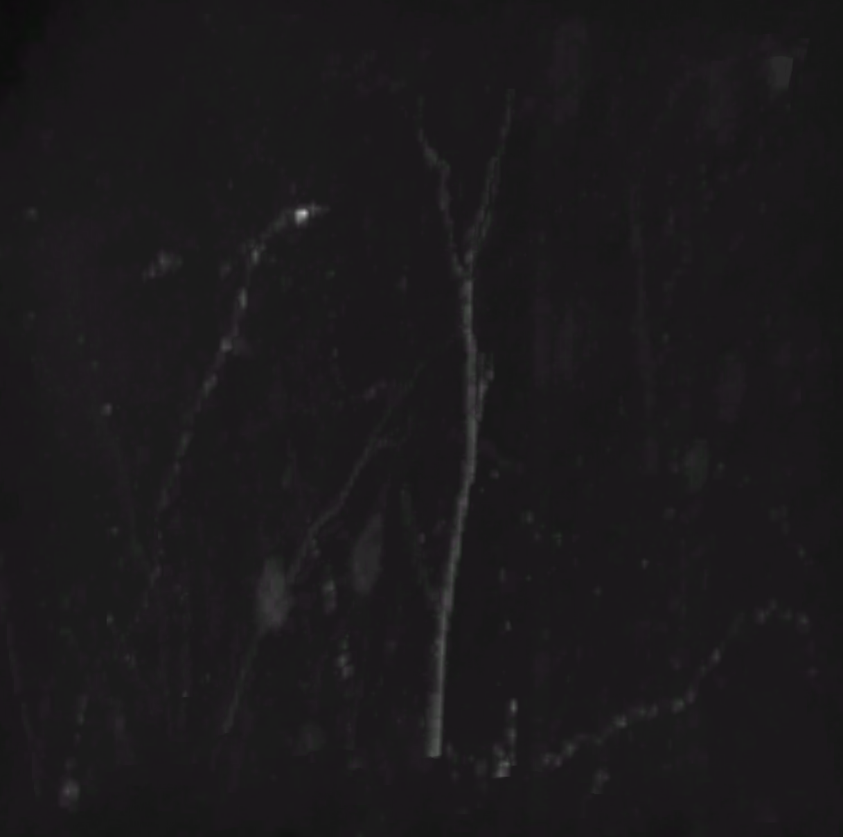
//> input picture hackathon/wpkenan/DN_data20181019/1.png, 843 x 837 px, shrunk from 1217 x 1208 before the run, given in place of 1.tif, which was not available
$ ./mian   (built with g++ and OpenCV 4)
//> lines starting //> are read from the running program, lines starting //| are printed output that depends on the picture; pictures that were not available may be replaced by others from this repository, and a replacement may not be noted
#include<opencv2\opencv.hpp>
#include<vector>
#include<opencv.hpp>
using namespace cv;
using namespace std;
#include<iostream>
#include "highgui.h"
int main()
{	//加载一副灰度图像
	//cv::Mat src = cv::imread("F:\\postegraduate\\1.tif", IMREAD_GRAYSCALE);
	/*------------------------------------------------------------1.读入图像-----------------------------------------------------------------------------------------*/

	cv::Mat src = cv::imread("D:\\Allen\\vaa3d\\vaa3d_tools\\hackathon\\wanwan\\1\\1.tif", IMREAD_GRAYSCALE);
	if (!src.data)
	{
		std::cout << "Image Load Fail!!!" << "\n";
		return 1;
	}
	// [20 lines of commented-out code are left out]
	cv::Mat dst1[] = { cv::Mat_<float>(src), cv::Mat::zeros(src.size(), CV_32F) };//padding后的图像值放入通道1，实部；通道2虚部，全0
//> dst1[1]: 837 rows x 843 cols, CV_32FC1; every value is 0
	cv::Mat dst2;
	cv::merge(dst1, 2, dst2);//dst1的2个单通道合成多通道dst2
	//FFT变换,结果依旧存储在dst2中
	cv::dft(dst2, dst2);

	//将复数换算成幅值
	cv::split(dst2, dst1);//把二通道图像dst2分解为二维数组，保存到dst1中,dst1[0]中存放的为实部，dst1[1]中存放的虚部
	Mat mag;
	Mat angle;
	cv::magnitude(dst1[0], dst1[1], mag);//实部、虚部、结果，结果存放在dst1[0]（结果和第一个参数有相同的尺寸和类型）中	;得到原图幅值mag
	cv::phase(dst1[0], dst1[1], angle);//得到原图相位
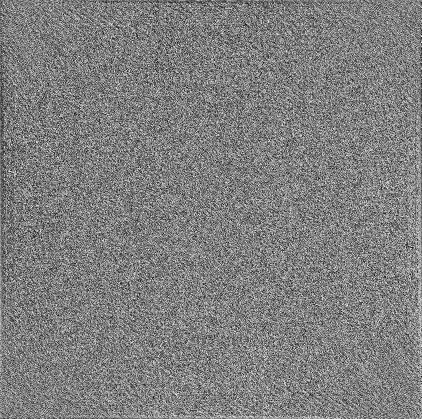
//> angle: 837 rows x 843 cols, CV_32FC1 (shown at 1/2 size); min 0, max 6.28, mean 3.14; drawn with min black and max white
	cv::Mat magnitudeImage = mag;  	//幅值结果存放到mat magbitudeImage中

	//对数尺度缩放以便于显示
	//计算log(1 + sqrt(Re(DFT(dst2))**2 + Im(DFT(dst2))**2))
	magnitudeImage += cv::Scalar::all(1);
	cv::log(magnitudeImage, magnitudeImage);

	//剪切和重分布幅度图象限
	//若有奇数行或奇数列，进行频谱裁剪
	//magnitudeImage = magnitudeImage(cv::Rect(0, 0, magnitudeImage.cols & -2, magnitudeImage.rows & -2));//任何一个数&-2的结果一定是偶数，位的和运算，-2=11111110，任何数与该数相与最低位都为0，一定是偶数

	//重新排列傅里叶图像的象限，使原点位于图像中心
	//奇数行列的图像padding后变大了
	////将幅度值归一化到0~1之间，这是因为magnitudeImage中的数据类型是浮点型，这时用imshow()来显示函数，会将像素值乘于255，因此需要归一化到0~1之间
	cv::normalize(magnitudeImage, magnitudeImage, 0, 1, cv::NORM_MINMAX);
	cv::Mat a(cv::Size(2 * magnitudeImage.cols, 2 * magnitudeImage.rows), CV_32F);

	cv::Mat q0(a(cv::Rect(0, 0, magnitudeImage.cols, magnitudeImage.rows)));

	cv::Mat q1(a(cv::Rect(magnitudeImage.cols, 0, magnitudeImage.cols, magnitudeImage.rows)));

	cv::Mat q2(a(cv::Rect(0, magnitudeImage.rows, magnitudeImage.cols, magnitudeImage.rows)));

	cv::Mat q3(a(cv::Rect(magnitudeImage.cols, magnitudeImage.rows, magnitudeImage.cols, magnitudeImage.rows)));

	magnitudeImage.copyTo(q0);
	magnitudeImage.copyTo(q1);
	magnitudeImage.copyTo(q2);
	magnitudeImage.copyTo(q3);
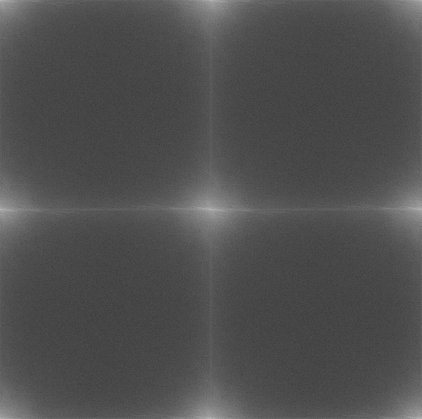
//> a: 1674 rows x 1686 cols, CV_32FC1 (shown at 1/4 size); min 0, max 1, mean 0.313
	//原始幅度频谱
	cv::Mat IMAGE(a(cv::Rect(magnitudeImage.cols/2, magnitudeImage.rows/2, magnitudeImage.cols, magnitudeImage.rows)));
	cv::Mat IMAGE_8;
	normalize(IMAGE, IMAGE_8, 0, 255, CV_MINMAX);
	IMAGE_8.convertTo(IMAGE_8, CV_8U);
//> IMAGE_8: 837 rows x 843 cols, CV_8UC1
	cv::namedWindow("spectrum magnitude", WINDOW_NORMAL);//窗口创建
	imshow("spectrum magnitude", IMAGE_8);
	cv::waitKey();//等待按键
	//保存图像
	imwrite("D:\\Allen\\vaa3d\\vaa3d_tools\\hackathon\\wanwan\\1\\pinpu.tif", IMAGE_8);

	// [19 lines of commented-out code are left out]
	int filter_axis_dir = 10;//旋转角度，与x轴正向的夹角
	int filter_cutoff = 10;//值越大竖条越短
	int filter_radius = 8;//值越大竖条越宽
	//构建水平带状滤波器
	int max2 = (magnitudeImage.cols > magnitudeImage.rows ? magnitudeImage.cols : magnitudeImage.rows);
	int dim_max2 = max2*2;//取长宽中较大的值×2
	//cv::Mat H_max = Mat::ones(dim_max2, dim_max2, CV_32F);//构建大矩阵
	//cv::Mat H_max(dim_max2, dim_max2, CV_8UC1, cv::Scalar(1));//构建double矩阵
	cv::Mat H_max(dim_max2, dim_max2, CV_32F, cv::Scalar(1));//构建全1大矩阵
	cv::Mat mask_1(2 * filter_radius, dim_max2, CV_32F, cv::Scalar(0));//0黑，255白，20行
	cv::Mat mask_2(dim_max2, 2 * filter_cutoff, CV_32F, cv::Scalar(1));//int rows,int cols,type，20列

	int centerpos_max = round(dim_max2 / 2);
	//mask区域赋值
	cv::Mat mask_region_1(H_max(cv::Rect(0, centerpos_max - filter_radius, dim_max2, filter_radius*2)));//取出该区域,列，行
	mask_1.copyTo(mask_region_1);
	cv::Mat mask_region_2(H_max(cv::Rect(centerpos_max - filter_cutoff, 0, 2 * filter_cutoff, dim_max2)));//取出该区域,列，行
	mask_2.copyTo(mask_region_2);
	//实现矩阵旋转
	cv::Point center = cv::Point(centerpos_max, centerpos_max);//旋转中心
	cv::Mat rot_mat = cv::getRotationMatrix2D(center, filter_axis_dir, 1.0);//获得仿射变换矩阵
	cv::Size dst_sz(dim_max2, dim_max2);
	cv::warpAffine(H_max, H_max, rot_mat, dst_sz);
	//截取和slice相同大小的矩阵
	cv::Mat filter(H_max(cv::Rect(centerpos_max - round((magnitudeImage.cols - 1) / 2), centerpos_max - round((magnitudeImage.rows - 1) / 2), magnitudeImage.cols, magnitudeImage.rows)));//取出该区域
	cv::GaussianBlur(filter, filter, cv::Size(11, 11), 5, 5);//sigama越大平滑效果模糊效果越明显，核必须为正奇数
	cv::multiply(IMAGE, filter, filter);//相乘，去除条纹所在频域，置0
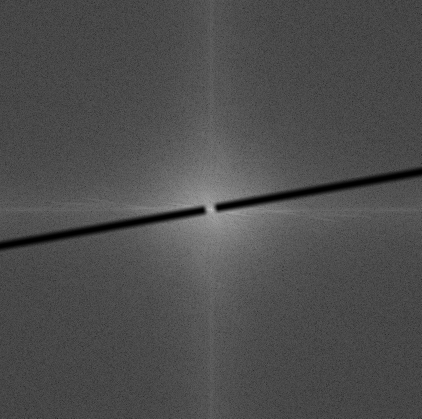
//> filter: 837 rows x 843 cols, CV_32FC1 (shown at 1/2 size); min 0, max 1, mean 0.306
	//mask figure，中心平移后的
	cv::Mat filter_8;
	normalize(filter, filter_8, 0, 255, CV_MINMAX);
	filter_8.convertTo(filter_8, CV_8U);
//> filter_8: 837 rows x 843 cols, CV_8UC1
	cv::namedWindow("mask figure");
	imshow("mask figure", filter_8);
	cv::waitKey();//等待用户按键
	cv::destroyAllWindows();//销毁指定窗口
	//save image
	imwrite("D:\\Allen\\vaa3d\\vaa3d_tools\\hackathon\\wanwan\\1\\mask.tif", filter_8);
	/*--------------------------------------------------------------------------------4.mask 做中心平移，还原原始非中心化状态--------------------------------------------------------------*/
	//IMAGE
	//filter  两个矩阵对应位置数值相乘，返回的是矩阵

	cv::Mat b(cv::Size(2 * filter.cols, 2 * filter.rows), CV_32F);

	cv::Mat d0(b(cv::Rect(0, 0, filter.cols, filter.rows)));

	cv::Mat d1(b(cv::Rect(filter.cols, 0, filter.cols, filter.rows)));

	cv::Mat d2(b(cv::Rect(0, filter.rows, filter.cols, filter.rows)));

	cv::Mat d3(b(cv::Rect(filter.cols, filter.rows, filter.cols, filter.rows)));

	filter.copyTo(d0);
	filter.copyTo(d1);
	filter.copyTo(d2);
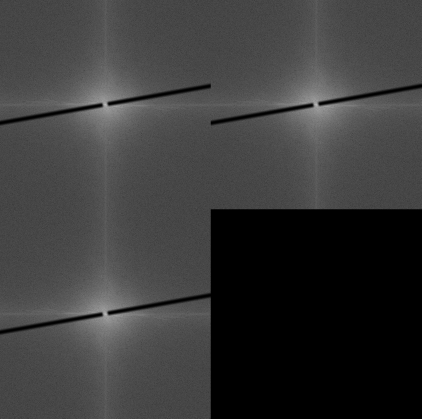
//> b: 1674 rows x 1686 cols, CV_32FC1 (shown at 1/4 size); min 0, max 1, mean 0.23
	filter.copyTo(d3);
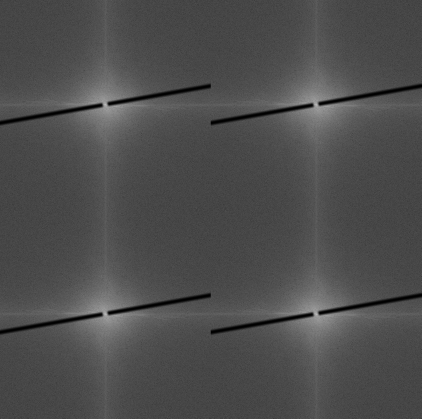
//> b: 1674 rows x 1686 cols, CV_32FC1 (shown at 1/4 size); min 0, max 1, mean 0.306
	cv::Mat ifft_filter(b(cv::Rect(filter.cols / 2, filter.rows / 2, filter.cols, filter.rows)));//此时滤波器iff_filter只有实部
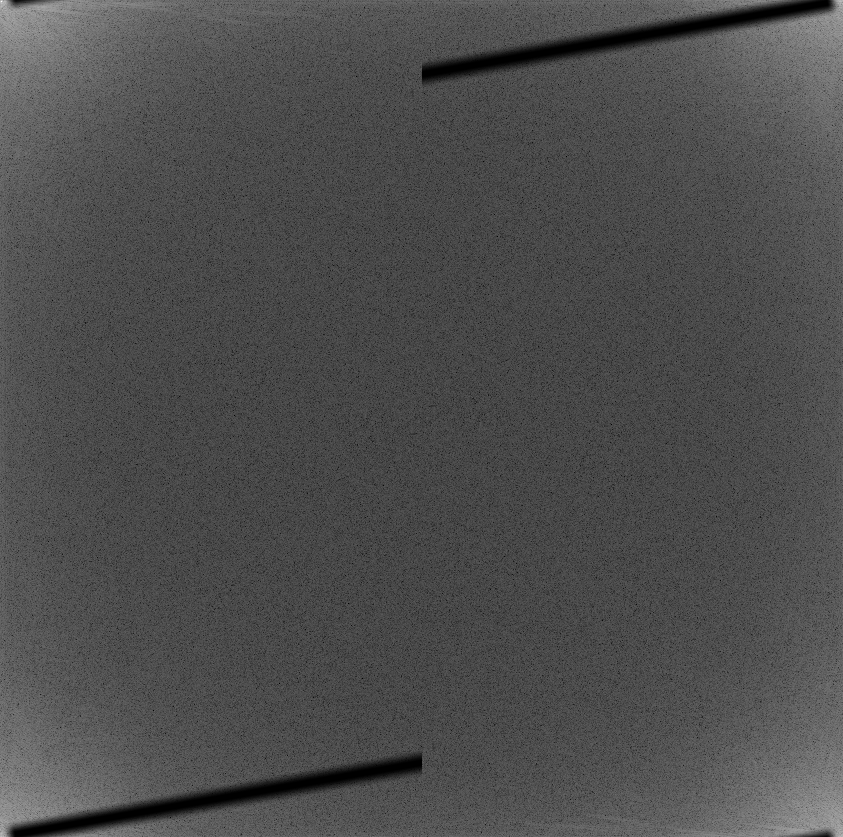
//> ifft_filter: 837 rows x 843 cols, CV_32FC1; min 0, max 1, mean 0.306
	/*----------------------------------------------------------------------------------5.对频谱滤波--------------------------------------------------------------*/
	//频谱（幅度谱）中心化只是为了确定mask的范围，频域相乘滤波时不可以只乘以幅度
	cv::multiply(dst1[0], ifft_filter, dst1[0]);//和实部相乘
	cv::multiply(dst1[1], ifft_filter, dst1[1]);//和虚部相乘
	//实部虚部乘以相同倍数时，角度不变，相位（位移）不变
     cv:Mat output;
	//cv::multiply(dst2, FITER, output);//dst2 不是单纯的幅度谱而是fft后既有实部又有虚部的完整的结果；不可以用幅度谱IMAGE，否则会丢失相位信息。
	cv::merge(dst1, 2, output);//实部虚部相合，得到幅度+相位信息
	//show 滤波后的频谱
	cv::Mat output1[] = { cv::Mat_<float>(output), cv::Mat::zeros(output.size(), CV_32F) };
	cv::split(output, output1);
	cv::Mat REAL;
	cv::magnitude(output1[0], output1[1], REAL);
	REAL += cv::Scalar::all(1);
	cv::log(REAL, REAL);
	cv::normalize(REAL, REAL, 0, 1, cv::NORM_MINMAX);
	//滤波后频谱
	cv::Mat REAL_8;
	normalize(REAL, REAL_8, 0, 255, CV_MINMAX);
	REAL_8.convertTo(REAL_8, CV_8U);
//> REAL_8: 837 rows x 843 cols, CV_8UC1
	cv::namedWindow("chonggou");
	imshow("chonggou", REAL_8);
	cv::waitKey();
	cv::destroyAllWindows();
	//save image
	imwrite("D:\\Allen\\vaa3d\\vaa3d_tools\\hackathon\\wanwan\\1\\chonggou.tif", REAL_8);
	/*----------------------------------------------------------------------------------6.将频谱映射回空间域--------------------------------------------------------------*/

   /* cv:Mat OUTPUT;
	cv::merge(output, 2, OUTPUT);*/
	idft(output, output, DFT_SCALE | DFT_REAL_OUTPUT);
	Mat imp = output;
	normalize(imp, imp, 0, 255, CV_MINMAX);
	imp.convertTo(imp, CV_8U);
//> imp: 837 rows x 843 cols, CV_8UC1
	//Mat Output = imp(Range(0, magnitudeImage.rows), Range(0, magnitudeImage.cols));
	cv::namedWindow("Output");
	imshow("Output", imp);
	cv::waitKey();
	cv::destroyAllWindows();
	imwrite("D:\\Allen\\vaa3d\\vaa3d_tools\\hackathon\\wanwan\\1\\slice_stripremove.tif", imp);
	return 0;
}

$ run again, with hackathon/wpkenan/DN_data20181019/041.png copied over hackathon/wpkenan/DN_data20181019/1.png
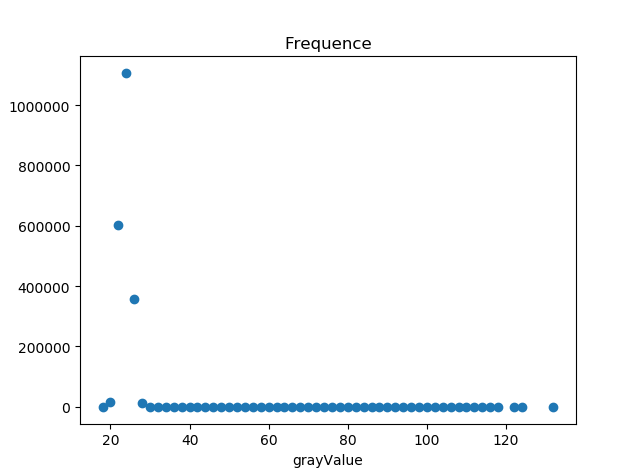
//> input picture hackathon/wpkenan/DN_data20181019/041.png, 640 x 476 px, given in place of 1.tif, which was not available
//> `cv::Mat ifft_filter(b(cv::Rect(filter.cols / 2, filter.rows / 2, filte..`:
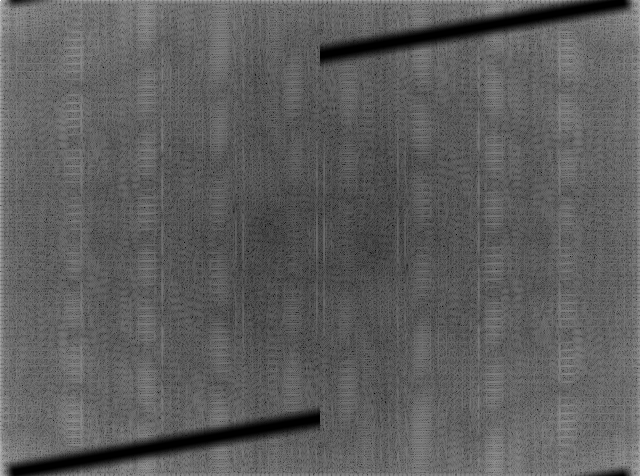
//> ifft_filter: 476 rows x 640 cols, CV_32FC1; min 0, max 1, mean 0.369
//> `idft(output, output, DFT_SCALE | DFT_REAL_OUTPUT);`:
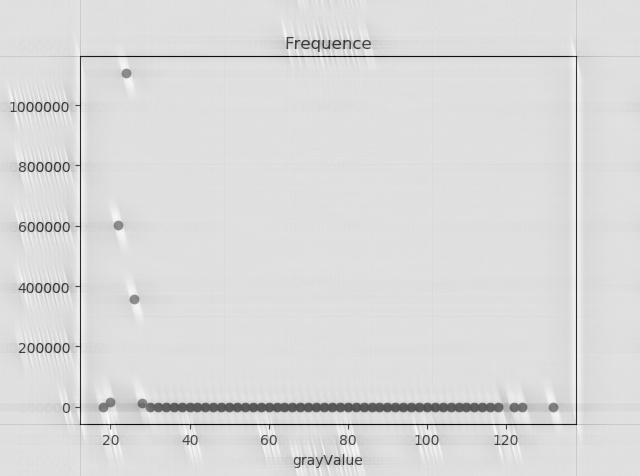
//> output: 476 rows x 640 cols, CV_32FC1; min 81.81, max 277.6, mean 249.9; drawn with min black and max white

$ run again, with hackathon/wpkenan/DN_data20181019/2.png copied over hackathon/wpkenan/DN_data20181019/1.png
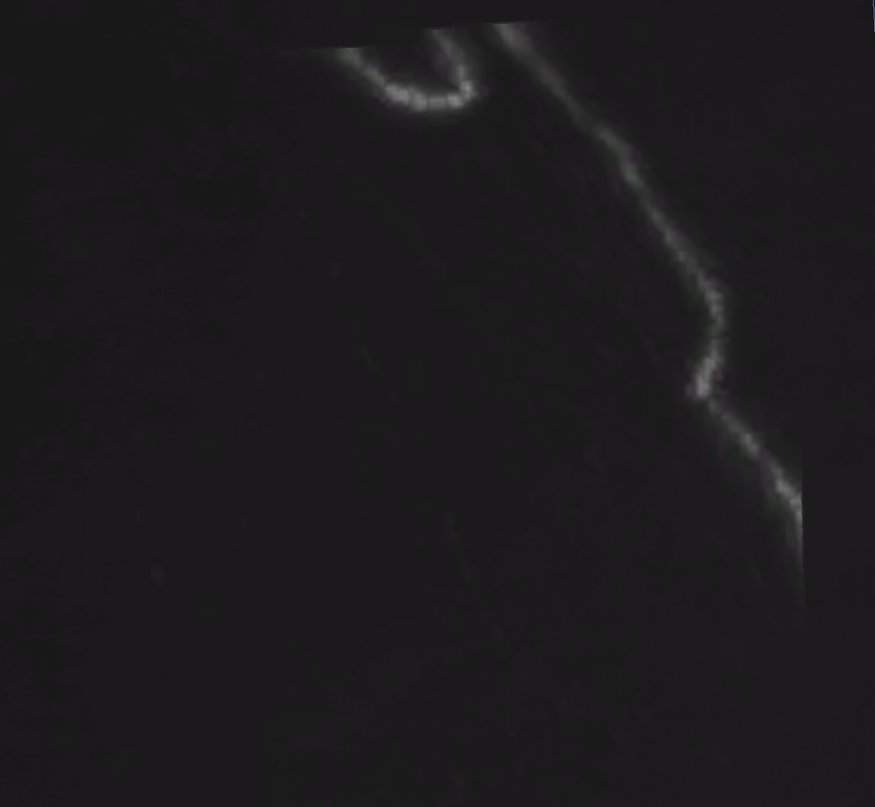
//> input picture hackathon/wpkenan/DN_data20181019/2.png, 875 x 807 px, shrunk from 1320 x 1217 before the run, given in place of 1.tif, which was not available
//> `cv::Mat ifft_filter(b(cv::Rect(filter.cols / 2, filter.rows / 2, filte..`:
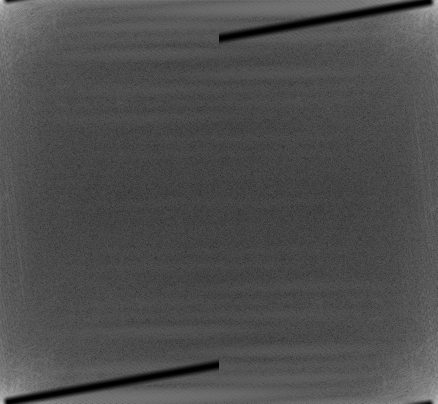
//> ifft_filter: 807 rows x 875 cols, CV_32FC1 (shown at 1/2 size); min 0, max 1, mean 0.306
//> `idft(output, output, DFT_SCALE | DFT_REAL_OUTPUT);`:
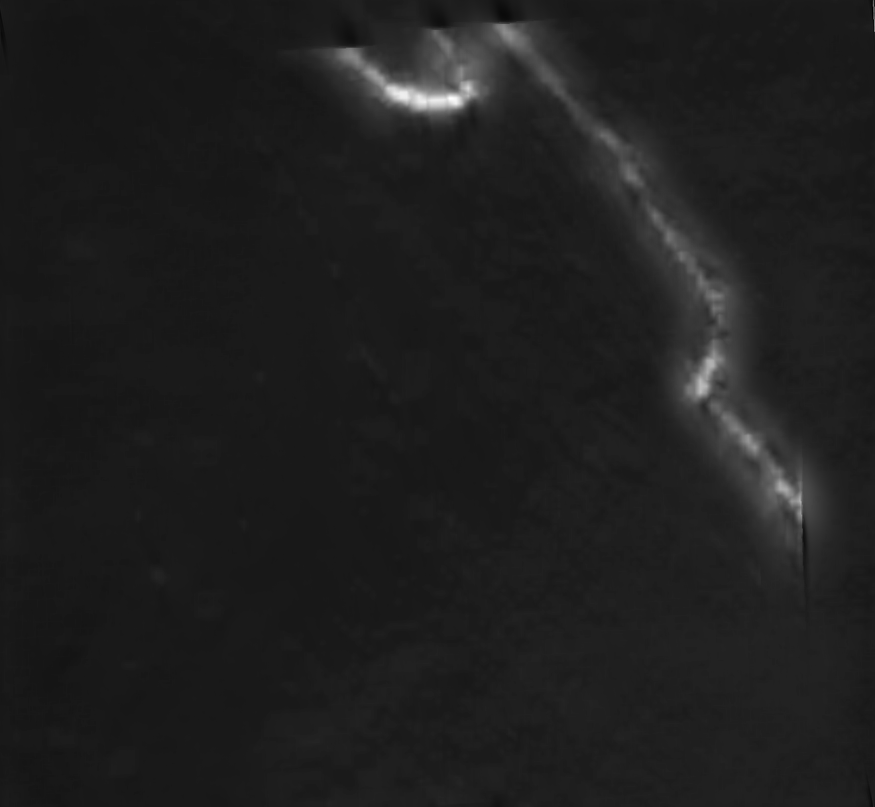
//> output: 807 rows x 875 cols, CV_32FC1; min 11.97, max 80.81, mean 20.4; drawn with min black and max white
